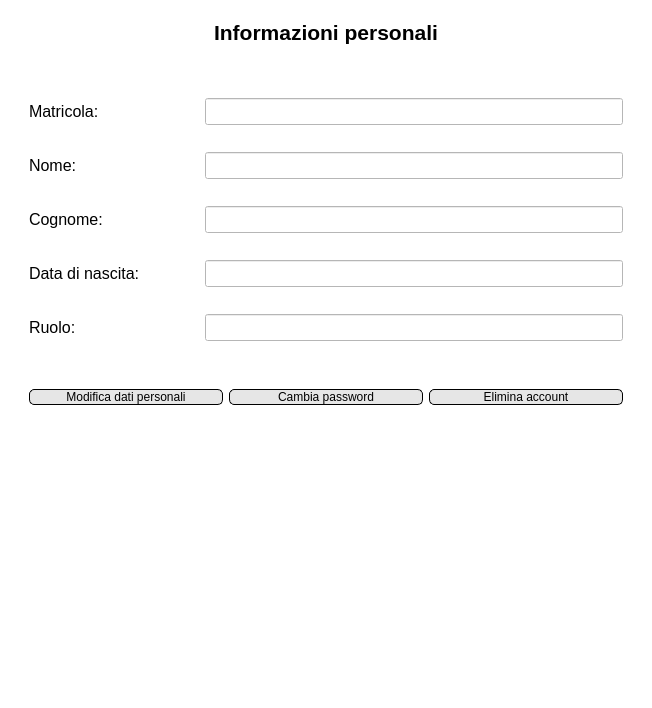
<?xml version="1.0" encoding="UTF-8"?>
<ui version="4.0">
 <class>Form</class>
 <widget class="QWidget" name="Form">
  <property name="geometry">
   <rect>
    <x>0</x>
    <y>0</y>
    <width>652</width>
    <height>708</height>
   </rect>
  </property>
  <property name="windowTitle">
   <string>Form</string>
  </property>
  <property name="styleSheet">
   <string notr="true">background-color: rgb(255, 255, 255);</string>
  </property>
  <layout class="QVBoxLayout" name="verticalLayout">
   <item>
    <widget class="QWidget" name="widget_31" native="true">
     <layout class="QVBoxLayout" name="verticalLayout_23">
      <property name="spacing">
       <number>9</number>
      </property>
      <property name="topMargin">
       <number>0</number>
      </property>
      <item alignment="Qt::AlignTop">
       <widget class="QWidget" name="widget_33" native="true">
        <layout class="QVBoxLayout" name="verticalLayout_24">
         <item>
          <widget class="QLabel" name="label_28">
           <property name="font">
            <font>
             <pointsize>16</pointsize>
             <weight>75</weight>
             <bold>true</bold>
            </font>
           </property>
           <property name="text">
            <string>Informazioni personali</string>
           </property>
           <property name="alignment">
            <set>Qt::AlignCenter</set>
           </property>
          </widget>
         </item>
         <item>
          <spacer name="verticalSpacer_2">
           <property name="orientation">
            <enum>Qt::Vertical</enum>
           </property>
           <property name="sizeHint" stdset="0">
            <size>
             <width>20</width>
             <height>20</height>
            </size>
           </property>
          </spacer>
         </item>
        </layout>
       </widget>
      </item>
      <item>
       <widget class="QWidget" name="widget_40" native="true">
        <layout class="QHBoxLayout" name="horizontalLayout_21">
         <property name="topMargin">
          <number>15</number>
         </property>
         <item>
          <widget class="QLabel" name="label_31">
           <property name="minimumSize">
            <size>
             <width>170</width>
             <height>0</height>
            </size>
           </property>
           <property name="font">
            <font>
             <pointsize>12</pointsize>
            </font>
           </property>
           <property name="text">
            <string>Matricola:</string>
           </property>
          </widget>
         </item>
         <item>
          <widget class="QLineEdit" name="matricola">
           <property name="font">
            <font>
             <pointsize>12</pointsize>
            </font>
           </property>
           <property name="readOnly">
            <bool>true</bool>
           </property>
          </widget>
         </item>
        </layout>
       </widget>
      </item>
      <item>
       <widget class="QWidget" name="widget_38" native="true">
        <layout class="QHBoxLayout" name="horizontalLayout_19">
         <item>
          <widget class="QLabel" name="label_29">
           <property name="minimumSize">
            <size>
             <width>170</width>
             <height>0</height>
            </size>
           </property>
           <property name="font">
            <font>
             <pointsize>12</pointsize>
            </font>
           </property>
           <property name="text">
            <string>Nome: </string>
           </property>
          </widget>
         </item>
         <item>
          <widget class="QLineEdit" name="nome">
           <property name="font">
            <font>
             <pointsize>12</pointsize>
            </font>
           </property>
           <property name="readOnly">
            <bool>true</bool>
           </property>
          </widget>
         </item>
        </layout>
       </widget>
      </item>
      <item>
       <widget class="QWidget" name="widget_39" native="true">
        <layout class="QHBoxLayout" name="horizontalLayout_20">
         <item>
          <widget class="QLabel" name="label_30">
           <property name="minimumSize">
            <size>
             <width>170</width>
             <height>0</height>
            </size>
           </property>
           <property name="font">
            <font>
             <pointsize>12</pointsize>
            </font>
           </property>
           <property name="text">
            <string>Cognome:</string>
           </property>
          </widget>
         </item>
         <item>
          <widget class="QLineEdit" name="cognome">
           <property name="font">
            <font>
             <pointsize>12</pointsize>
            </font>
           </property>
           <property name="readOnly">
            <bool>true</bool>
           </property>
          </widget>
         </item>
        </layout>
       </widget>
      </item>
      <item>
       <widget class="QWidget" name="widget_41" native="true">
        <layout class="QHBoxLayout" name="horizontalLayout_22">
         <item>
          <widget class="QLabel" name="label_32">
           <property name="minimumSize">
            <size>
             <width>170</width>
             <height>0</height>
            </size>
           </property>
           <property name="maximumSize">
            <size>
             <width>170</width>
             <height>16777215</height>
            </size>
           </property>
           <property name="font">
            <font>
             <pointsize>12</pointsize>
            </font>
           </property>
           <property name="text">
            <string>Data di nascita:</string>
           </property>
          </widget>
         </item>
         <item>
          <widget class="QLineEdit" name="dataNascita">
           <property name="font">
            <font>
             <pointsize>12</pointsize>
            </font>
           </property>
           <property name="readOnly">
            <bool>true</bool>
           </property>
          </widget>
         </item>
        </layout>
       </widget>
      </item>
      <item>
       <widget class="QWidget" name="widget_42" native="true">
        <layout class="QHBoxLayout" name="horizontalLayout_27">
         <item>
          <widget class="QLabel" name="label_37">
           <property name="minimumSize">
            <size>
             <width>170</width>
             <height>0</height>
            </size>
           </property>
           <property name="font">
            <font>
             <pointsize>12</pointsize>
            </font>
           </property>
           <property name="text">
            <string>Ruolo:</string>
           </property>
          </widget>
         </item>
         <item>
          <widget class="QLineEdit" name="ruolo">
           <property name="font">
            <font>
             <pointsize>12</pointsize>
            </font>
           </property>
           <property name="readOnly">
            <bool>true</bool>
           </property>
          </widget>
         </item>
        </layout>
       </widget>
      </item>
      <item>
       <widget class="QWidget" name="widget_50" native="true">
        <layout class="QHBoxLayout" name="horizontalLayout_29">
         <property name="topMargin">
          <number>30</number>
         </property>
         <item>
          <widget class="QPushButton" name="modificaProfiloButton">
           <property name="sizePolicy">
            <sizepolicy hsizetype="Preferred" vsizetype="Fixed">
             <horstretch>0</horstretch>
             <verstretch>0</verstretch>
            </sizepolicy>
           </property>
           <property name="minimumSize">
            <size>
             <width>0</width>
             <height>0</height>
            </size>
           </property>
           <property name="maximumSize">
            <size>
             <width>16777215</width>
             <height>16777215</height>
            </size>
           </property>
           <property name="layoutDirection">
            <enum>Qt::LeftToRight</enum>
           </property>
           <property name="styleSheet">
            <string notr="true">QPushButton#modificaProfiloButton {
	border: 1px solid;
	background-color:rgb(230, 230, 230);
	border-radius: 5px;
	border-color: rgb(0, 0, 0);
}
QPushButton#modificaProfiloButton:hover {
	
	background-color: rgb(207, 207, 207);
}</string>
           </property>
           <property name="text">
            <string>Modifica dati personali</string>
           </property>
           <property name="icon">
            <iconset>
             <normaloff>../Resources/edit icon.png</normaloff>../Resources/edit icon.png</iconset>
           </property>
           <property name="iconSize">
            <size>
             <width>24</width>
             <height>24</height>
            </size>
           </property>
          </widget>
         </item>
         <item>
          <widget class="QPushButton" name="modificaPasswordButton">
           <property name="sizePolicy">
            <sizepolicy hsizetype="Preferred" vsizetype="Fixed">
             <horstretch>0</horstretch>
             <verstretch>0</verstretch>
            </sizepolicy>
           </property>
           <property name="minimumSize">
            <size>
             <width>0</width>
             <height>0</height>
            </size>
           </property>
           <property name="maximumSize">
            <size>
             <width>16777215</width>
             <height>16777215</height>
            </size>
           </property>
           <property name="layoutDirection">
            <enum>Qt::LeftToRight</enum>
           </property>
           <property name="styleSheet">
            <string notr="true">QPushButton#modificaPasswordButton {
	border: 1px solid;
	background-color:rgb(230, 230, 230);
	border-radius: 5px;
	border-color: rgb(0, 0, 0);
}
QPushButton#modificaPasswordButton:hover {
	
	background-color: rgb(207, 207, 207);
}</string>
           </property>
           <property name="text">
            <string>Cambia password</string>
           </property>
           <property name="icon">
            <iconset>
             <normaloff>../Resources/edit icon.png</normaloff>../Resources/edit icon.png</iconset>
           </property>
           <property name="iconSize">
            <size>
             <width>24</width>
             <height>24</height>
            </size>
           </property>
          </widget>
         </item>
         <item>
          <widget class="QPushButton" name="eliminaAccountButton">
           <property name="sizePolicy">
            <sizepolicy hsizetype="Preferred" vsizetype="Fixed">
             <horstretch>0</horstretch>
             <verstretch>0</verstretch>
            </sizepolicy>
           </property>
           <property name="minimumSize">
            <size>
             <width>0</width>
             <height>0</height>
            </size>
           </property>
           <property name="maximumSize">
            <size>
             <width>16777215</width>
             <height>16777215</height>
            </size>
           </property>
           <property name="layoutDirection">
            <enum>Qt::LeftToRight</enum>
           </property>
           <property name="styleSheet">
            <string notr="true">QPushButton#eliminaAccountButton {
	border: 1px solid;
	background-color:rgb(230, 230, 230);
	border-radius: 5px;
	border-color: rgb(0, 0, 0);
}
QPushButton#eliminaAccountButton:hover {
	
	background-color: rgb(207, 207, 207);
}</string>
           </property>
           <property name="text">
            <string>Elimina account</string>
           </property>
           <property name="icon">
            <iconset>
             <normaloff>../Resources/delete-icon.png</normaloff>../Resources/delete-icon.png</iconset>
           </property>
           <property name="iconSize">
            <size>
             <width>24</width>
             <height>24</height>
            </size>
           </property>
          </widget>
         </item>
        </layout>
       </widget>
      </item>
      <item>
       <spacer name="verticalSpacer">
        <property name="orientation">
         <enum>Qt::Vertical</enum>
        </property>
        <property name="sizeHint" stdset="0">
         <size>
          <width>20</width>
          <height>40</height>
         </size>
        </property>
       </spacer>
      </item>
     </layout>
    </widget>
   </item>
  </layout>
 </widget>
 <resources/>
 <connections/>
</ui>
